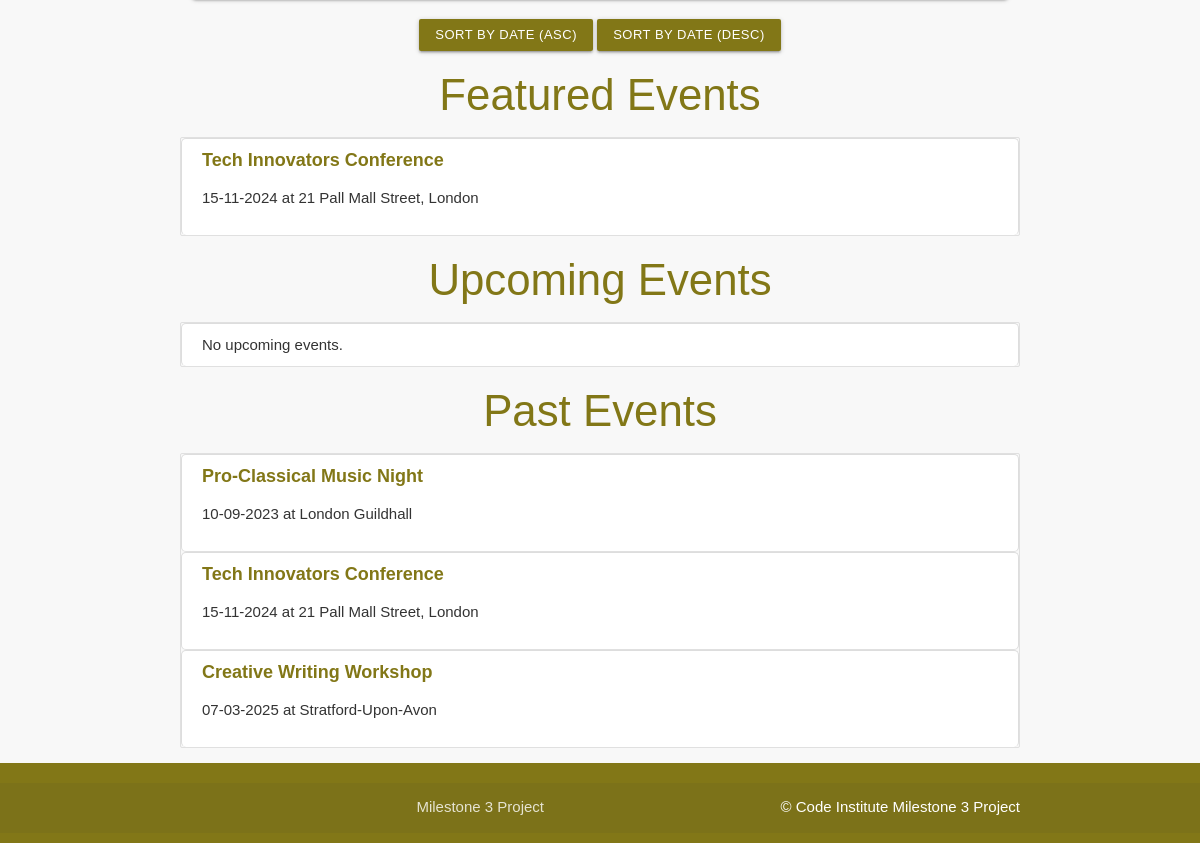
Before: / (lower part) with the older database file.
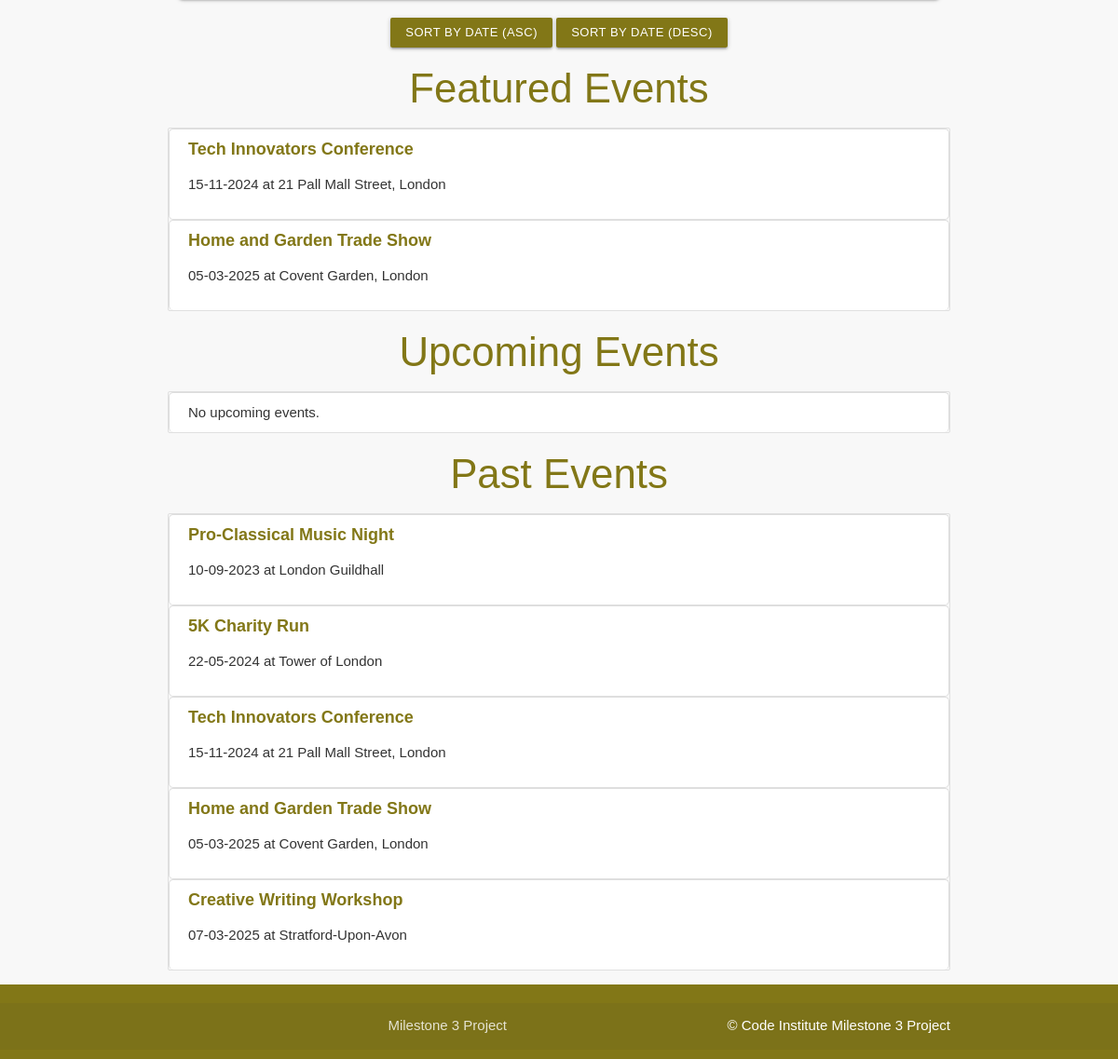
After: the same page with the newer database file.
### eventify/models.py (models this page shows, shortened)
class Event(db.Model):
    id = db.Column(db.Integer, primary_key=True)
    title = db.Column(db.String(100), unique=True, nullable=False)
    description = db.Column(db.Text, nullable=False)
    date = db.Column(db.DateTime, nullable=False)
    time = db.Column(db.String(8), nullable=False)
    location = db.Column(db.String(200), nullable=False)
    created_at = db.Column(db.DateTime, default=db.func.now(), nullable=False)
    featured = db.Column(db.Boolean, default=False)
    category_id = db.Column(db.Integer, db.ForeignKey('category.id'), nullable=True)
    image_file = db.Column(db.String(120), nullable=True)  # Ensure this line is included

### eventify/routes.py (the view)
@app.route("/")
def home():
    sort_by = request.args.get("sort_by", "date")  # Default sort by date
    order = request.args.get("order", "asc")  # Default order ascending
    now = datetime.now()
    featured_events = Event.query.filter_by(featured=True).order_by(Event.date.asc()).all()
    if sort_by == "date":
        if order == "asc":
            upcoming_events = Event.query.filter(Event.date >= now).order_by(Event.date.asc()).all()
            past_events = Event.query.filter(Event.date < now).order_by(Event.date.asc()).all()
        else:
            upcoming_events = Event.query.filter(Event.date >= now).order_by(Event.date.desc()).all()
            past_events = Event.query.filter(Event.date < now).order_by(Event.date.desc()).all()
    return render_template("events.html", upcoming_events=upcoming_events, past_events=past_events, featured_events=featured_events, user=current_user)

### eventify/__init__.py (called while the page is built, shortened)
@app.template_filter('dateformat')
def dateformat(value, format='%d-%m-%Y'):
    if value is None:
        return ""
    return value.strftime(format)

@app.context_processor
def inject_user():
    return dict(user=current_user)

### eventify/templates/events.html (shortened to what this page needs)
{% extends "base.html" %}
{% block content %}
    <div class="row center-align">
        <a href="{{ url_for('home', sort_by='date', order='asc') }}" class="btn-small lime darken-4">Sort by Date (Asc)</a>
        <a href="{{ url_for('home', sort_by='date', order='desc') }}" class="btn-small lime darken-4">Sort by Date (Desc)</a>
    </div>
    <h3 class="center-align lime-text text-darken-4">Featured Events</h3>
    <ul class="collection">
        {% if featured_events %}
            {% for event in featured_events %}
                <li class="collection-item">
                    <a href="{{ url_for('event_detail', event_id=event.id) }}" class="lime-text text-darken-4">{{ event.title }}</a>
                    <p>{{ event.date|dateformat }} at {{ event.location }}</p>
                </li>
            {% endfor %}
        {% else %}
            <li class="collection-item">No featured events.</li>
        {% endif %}
    </ul>
    <h3 class="center-align lime-text text-darken-4">Upcoming Events</h3>
    <ul class="collection">
        {% if upcoming_events %}
            {% for event in upcoming_events %}
                <li class="collection-item">
                    <a href="{{ url_for('event_detail', event_id=event.id) }}" class="lime-text text-darken-4">{{ event.title }}</a>
                    <p>{{ event.date|dateformat }} at {{ event.location }}</p>
                    <div class="right-align">
                        <a href="{{ url_for('edit_event', event_id=event.id) }}" class="btn-small lime darken-4">Edit</a>
                        <a href="{{ url_for('delete_event', event_id=event.id) }}" class="btn-small red darken-4" onclick="return confirm('Are you sure you want to delete this event?');">Delete</a>
                    </div>
                </li>
            {% endfor %}
        {% else %}
            <li class="collection-item">No upcoming events.</li>
        {% endif %}
    </ul>
    <h3 class="center-align lime-text text-darken-4">Past Events</h3>
    <ul class="collection">
        {% if past_events %}
            {% for event in past_events %}
                <li class="collection-item">
                    <a href="{{ url_for('event_detail', event_id=event.id) }}" class="lime-text text-darken-4">{{ event.title }}</a>
                    <p>{{ event.date|dateformat }} at {{ event.location }}</p>
                </li>
            {% endfor %}
        {% else %}
            <li class="collection-item">No past events.</li>
        {% endif %}
    </ul>
{% endblock %}

Changed rows visible on the page:
added Event: title "Home and Garden Trade Show", date "05-03-2025", location "Covent Garden, London"
added Event: title "5K Charity Run", date "22-05-2024", location "Tower of London", shown under "Past Events"
